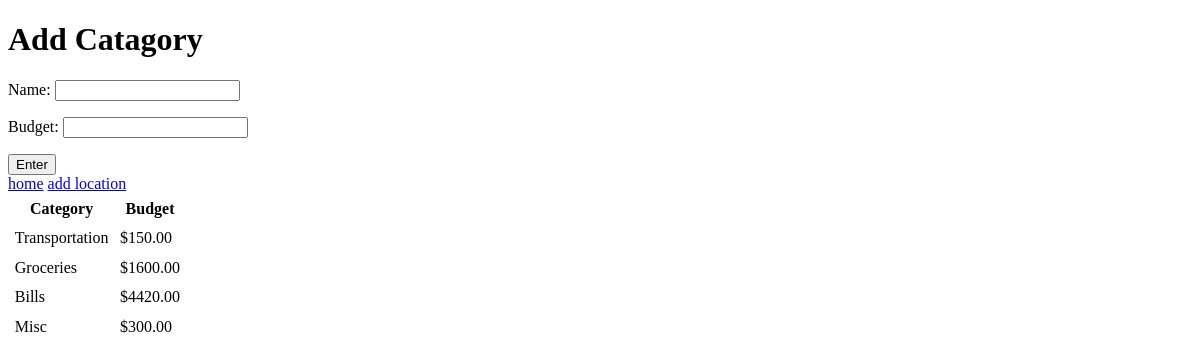
Page /add/category/ on the committed database.
### user_app/models.py (models this page shows, shortened)
class Category(models.Model):
    name = models.CharField(max_length=128)
    budget = models.DecimalField(max_digits=7, decimal_places=2)
    created_at = models.DateTimeField(auto_now_add=True)
    updated_at = models.DateTimeField(auto_now=True)

### user_app/views.py (the view)
# urls.py: path('add/category/', views.addCategory, name='add-category'),
def addCategory(request):
    categories = Category.objects.all()
    form = CategoryCreateForm()
    if request.method == 'POST':
        form = CategoryCreateForm(request.POST)
        if form.is_valid():
            form.save()
            messages.success(request, 'Category created successfully!')
            return redirect(request.META.get('HTTP_REFERER'))
    context = {
        'categories': categories,
        'form': form,
    }
    return render(request, "addCategory.html", context)

### user_app/forms.py
class CategoryCreateForm(ModelForm):
    class Meta:
        model = Category
        fields = ['name', 'budget']

### user_app/templates/addCategory.html (shortened to what this page needs)
{% extends 'main.html' %}
{% block content %}
<h1>Add Catagory</h1>
<form method="POST">
    <div class="">
        {{form.as_p}}
    </div>
    <button type="submit">Enter</button>
</form>
<a href="{% url 'home' %}">home</a>
<a href="{% url 'add-location' %}">add location</a>
<table>
    <tr>
        <th>Category</th>
        <th>Budget</th>
    </tr>
    {% for category in categories %}
    <tr>
        <td>{{ category.name }}</td>
        <td>${{ category.budget }}</td>
    </tr>
    {% endfor %}
</table>
{% endblock %}

### user_app/static/css/main.css (style rules this page uses)
table, tr, th, td { border: None; }
th, td { padding: .3rem; }

### rows in the picture
Category: name "Transportation", budget "150.00"
Category: name "Groceries", budget "1600.00"
Category: name "Bills", budget "4420.00"
Category: name "Misc", budget "300.00"
